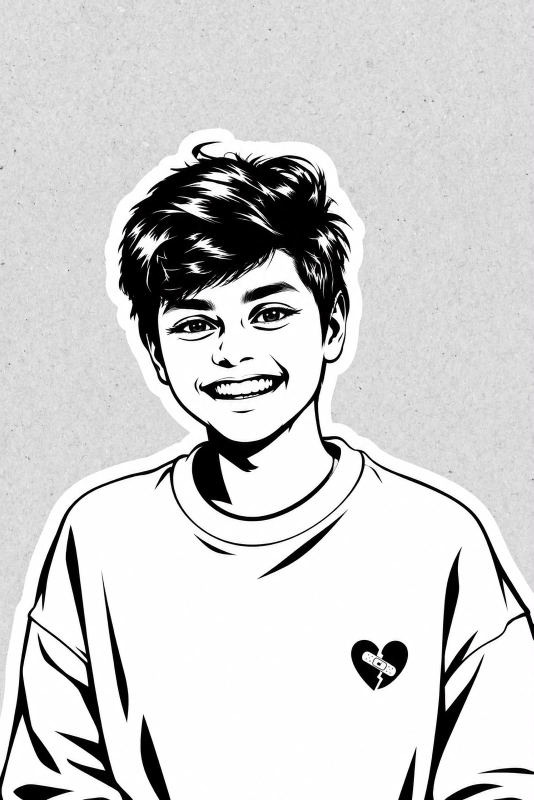
#> input picture assets/illustration.jpg, 1067 x 1600 px (shown at 1/2 size)
$ python make_portrait.py
#> lines starting #> are read from the running program, lines starting #| are printed output that depends on the picture; after the words box and inside, x2 and y2 are one past the last pixel; in counts of white or black regions, pixels touching at a corner belong together
"""Traces assets/illustration.jpg (black ink on a white sticker over a grey
backdrop) into vector paths in assets/portrait.json, which build_profile.py
places on the card.

Only needs re-running when the illustration changes:
    pip install opencv-python-headless numpy
    python scripts/make_portrait.py
"""
import json
import os

import cv2
import numpy as np

ROOT = os.path.dirname(os.path.dirname(os.path.abspath(__file__)))
TOP = 250              # crop the empty backdrop above the sticker
INK_CUT = 128          # grey level below which a pixel is ink
PAPER_CUT = 238        # grey level above which a pixel is white sticker paper


def to_path(binary):
    # Lossless tracing: simplifying thin ink lines makes them self-intersect,
    # which flips whole regions under the even-odd fill rule.
    contours, _ = cv2.findContours(binary, cv2.RETR_CCOMP, cv2.CHAIN_APPROX_SIMPLE)
    parts = []
    for c in contours:
        c = c.reshape(-1, 2)
        if len(c) >= 3:
            parts.append("M" + "L".join(f"{x} {y}" for x, y in c) + "Z")
    return "".join(parts)


def main():
    gray = cv2.imread(os.path.join(ROOT, "assets", "illustration.jpg"), cv2.IMREAD_GRAYSCALE)[TOP:]
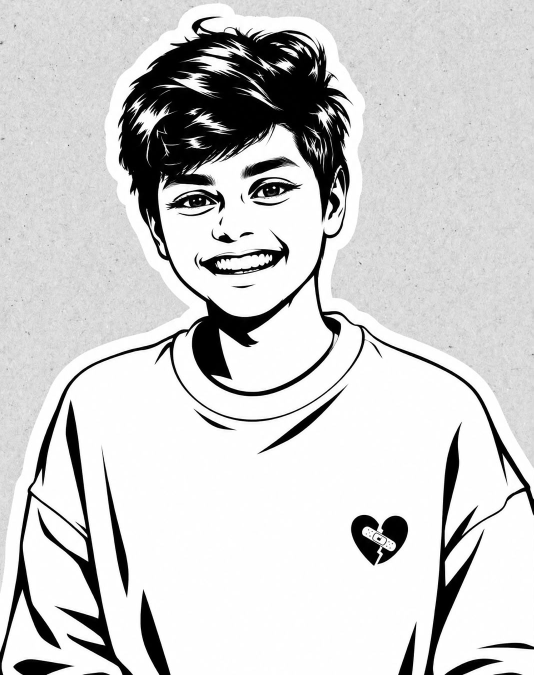
#> gray: shape (1350, 1067) (shown at 1/2 size); min 0, max 255, mean 207.3

    # Paper: everything not reachable from the border through the grey backdrop
    # (ink is excluded so lines touching the crop edge don't leak into it).
    blur = cv2.GaussianBlur(gray, (0, 0), 3)
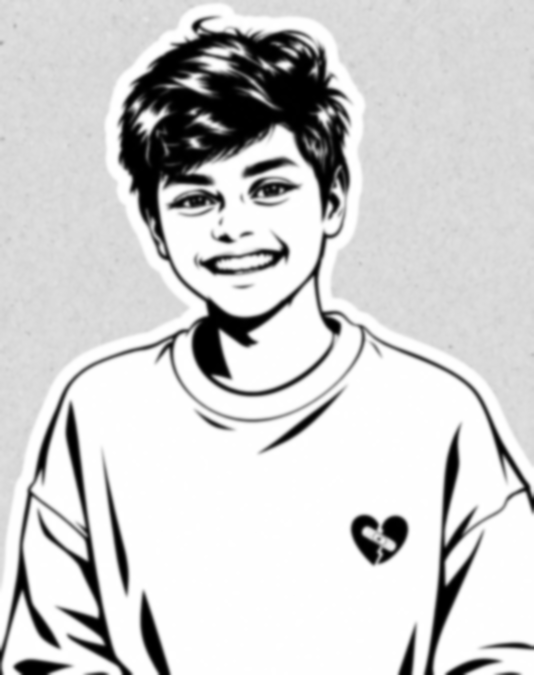
#> blur: shape (1350, 1067) (shown at 1/2 size); min 0, max 255, mean 207.3
    backdrop = ((blur > INK_CUT + 40) & (blur < PAPER_CUT)).astype(np.uint8)
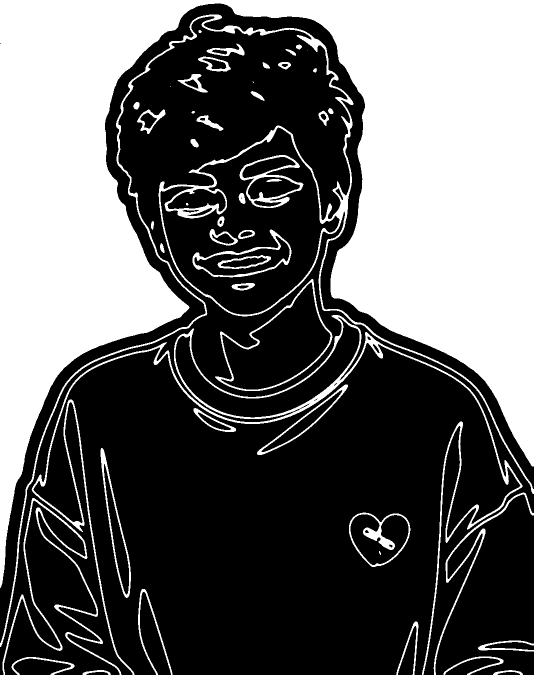
#> backdrop: shape (1350, 1067) (shown at 1/2 size); values 0 (black) and 1 (white), 39.7% white; 50 white regions (3 under 20 px), largest, box (x1, y1, x2, y2) and area: (0, 0, 1067, 1176) 495395, (0, 29, 1067, 1294) 21535, (63, 630, 1045, 1350) 18570
    _, labels = cv2.connectedComponents(backdrop)
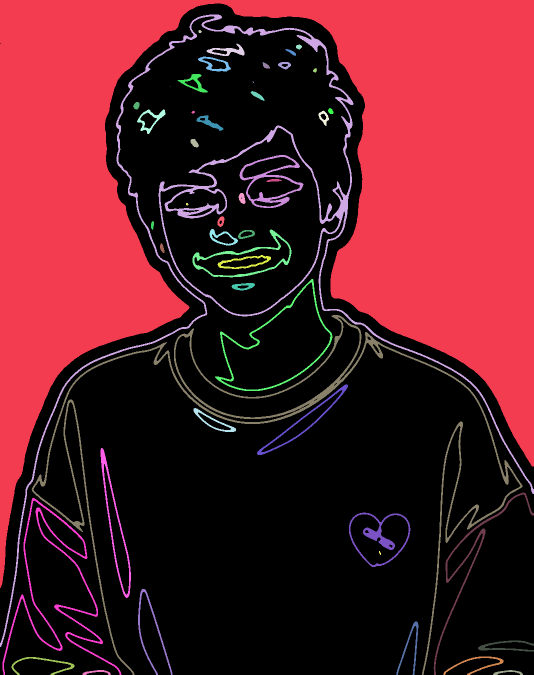
#> labels: shape (1350, 1067) int32 (shown at 1/2 size); 51 distinct labels, from 0 to 50; one colour per label, 0 black
    border = set(np.unique(np.concatenate([labels[0], labels[:, 0], labels[:, -1]]))) - {0}
#> border = 4 items
    paper = (~np.isin(labels, list(border))).astype(np.uint8) * 255
#> paper: shape (1350, 1067); 63.9% white; 4 black regions, box (x1, y1, x2, y2) and area: (0, 0, 1067, 1176) 495395, (0, 29, 1067, 1294) 21535, (867, 985, 1067, 1350) 2663, (956, 1281, 1067, 1303) 828
    paper = cv2.morphologyEx(paper, cv2.MORPH_OPEN, np.ones((5, 5), np.uint8))
#> paper: shape (1350, 1067); 63.8% white; 4 black regions, box (x1, y1, x2, y2) and area: (0, 0, 1067, 1176) 495400, (0, 29, 1067, 1294) 22195, (867, 985, 1067, 1350) 2699, (956, 1281, 1067, 1303) 848
    paper = ((cv2.GaussianBlur(paper, (0, 0), 3) > 127) * 255).astype(np.uint8)
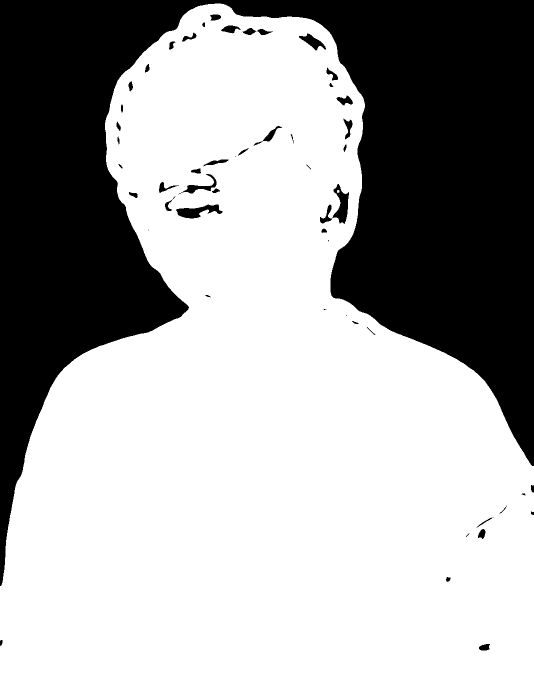
#> paper: shape (1350, 1067) (shown at 1/2 size); 64.9% white; 53 black regions (8 under 20 px)
    outer, _ = cv2.findContours(paper, cv2.RETR_EXTERNAL, cv2.CHAIN_APPROX_NONE)
#> outer = 1 contour; box (x1, y1, x2, y2) and area: (0, 7, 1067, 1350) 942806
    cv2.drawContours(paper, outer, -1, 255, cv2.FILLED)  # fill grey shading enclosed by the sticker
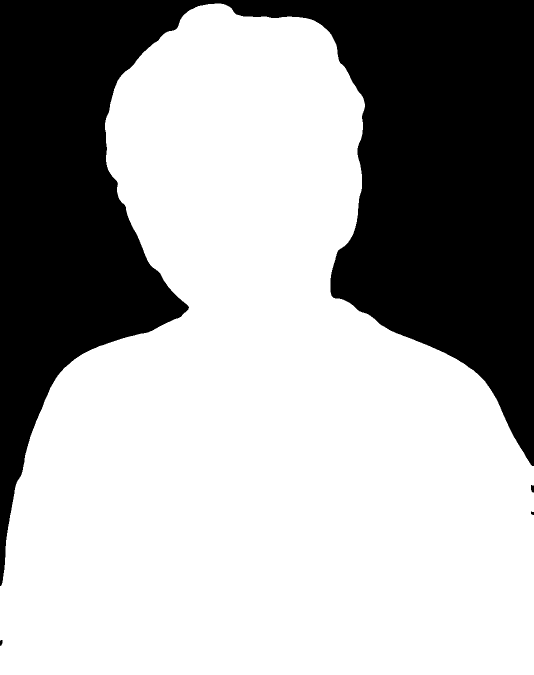
#> paper: shape (1350, 1067) (shown at 1/2 size); 65.6% white; 4 black regions, box (x1, y1, x2, y2) and area: (0, 0, 1067, 1172) 495358, (1062, 970, 1067, 985) 64, (0, 1280, 5, 1292) 48, (1062, 1023, 1067, 1030) 28

    # Ink: lightly smoothed so JPEG edges trace as clean curves.
    ink = ((cv2.GaussianBlur(gray, (0, 0), 0.8) < INK_CUT) * 255).astype(np.uint8)
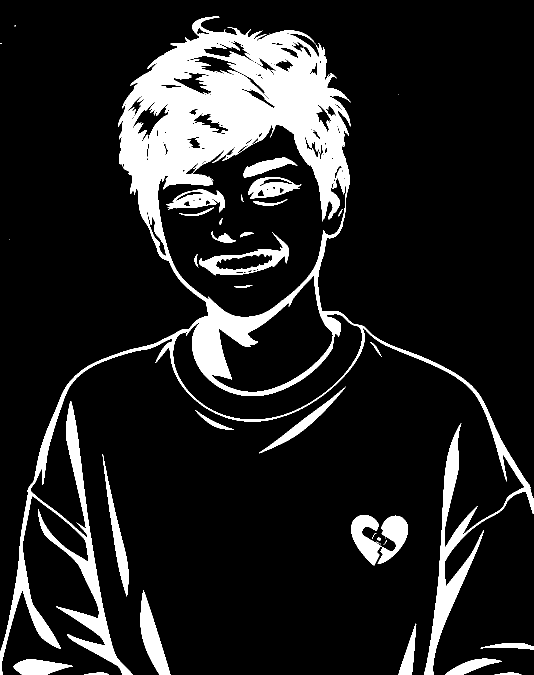
#> ink: shape (1350, 1067) (shown at 1/2 size); 13.5% white; 40 white regions (13 under 20 px), largest, box (x1, y1, x2, y2) and area: (0, 33, 1067, 1350) 158828, (702, 1030, 816, 1131) 6318, (281, 1181, 341, 1350) 4231
    ink = cv2.bitwise_and(ink, paper)
#> ink: shape (1350, 1067); 13.5% white; 36 white regions (9 under 20 px)

    h, w = gray.shape
#> h = 1350; w = 1067
    out = {"width": w, "height": h, "paper": to_path(paper), "ink": to_path(ink)}
#> in to_path, `contours, _ = cv2.findContours(binary, cv2.RETR_CCOMP, cv2.CHAIN_APPRO..`: contours has the same summary as outer in main
#> the loop in to_path, `for c in contours:` made 1 pass
#> after the loop in to_path, `for c in contours:`: parts = 1 item
#> in to_path (call 2), `contours, _ = cv2.findContours(binary, cv2.RETR_CCOMP, cv2.CHAIN_APPRO..`: contours = 159 contours, 80 with area under 20; largest, box (x1, y1, x2, y2) and area: (0, 33, 1067, 1350) 308590, (315, 248, 693, 635) 90022, (422, 551, 667, 785) 27580, (345, 627, 725, 840) 24740, (702, 1030, 816, 1131) 6044
#> the loop in to_path (call 2), `for c in contours:` made 159 passes
#> c on passes 8, 11, 36: [[759, 1087], [760, 1087], [761, 1088], [760, 1087]], [[770, 1075], [771, 1076]], [[421, 396], [422, 395], [423, 396], [422, 397]]
    with open(os.path.join(ROOT, "assets", "portrait.json"), "w", encoding="utf-8") as f:
        json.dump(out, f, separators=(",", ":"))
    print(f"Saved assets/portrait.json ({os.path.getsize(os.path.join(ROOT, 'assets', 'portrait.json')) // 1024} KB)")


if __name__ == "__main__":
    main()
